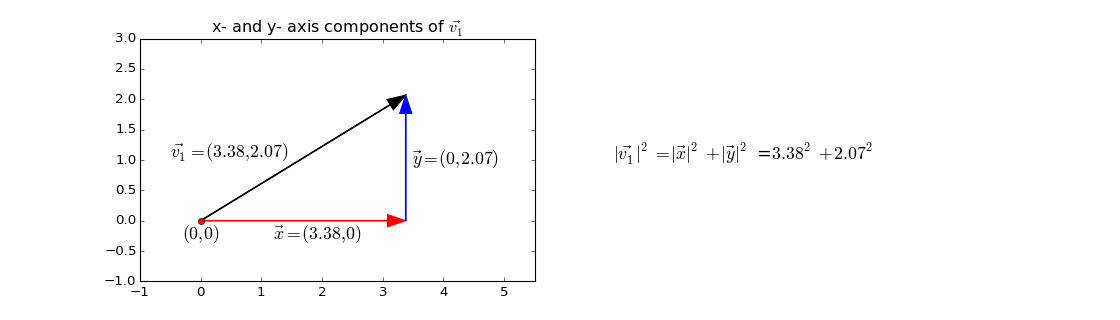

The script that drew this image:
# Show first vector as sum of x and y axis vectors
x, y = v1
# Make subplots for vectors and text
fig, (vec_ax, txt_ax) = plt.subplots(1, 2, figsize=(14, 4))
# Plot 0, 0
vec_ax.plot(0, 0, 'ro')
# Show vectors as arrows
vec_ax.arrow(0, 0, x, 0, color='r', length_includes_head=True, width=0.01)
vec_ax.arrow(0, 0, x, y, color='k', length_includes_head=True, width=0.01)
vec_ax.arrow(x, 0, 0, y, color='b', length_includes_head=True, width=0.01)
# Label origin
vec_ax.annotate('$(0, 0)$', (-0.3, -0.3), fontsize=16)
# Label vectors
vec_ax.annotate(r'$\vec{{v_1}} = ({x:.2f}, {y:.2f})$'.format(x=x, y=y),
                (x / 2 - 2.2, y / 2), fontsize=16)
vec_ax.annotate(r'$\vec{{x}} = ({x:.2f}, 0)$'.format(x=x),
                (x / 2 - 0.5, -0.3), fontsize=16)
vec_ax.annotate(r'$\vec{{y}} = (0, {y:.2f})$'.format(y=y),
                (x + 0.1, y / 2 - 0.1), fontsize=16)
# Make sure axes are correct lengths
vec_ax.axis((-1, 5.5, -1, 3))
vec_ax.set_aspect('equal', adjustable='box')
vec_ax.set_title(r'x- and y- axis components of $\vec{v_1}$')
# Text about lengths
txt_ax.axis('off')
txt_ax.annotate(r'$\|\vec{v_1}\|^2 = \|\vec{x}\|^2 + \|\vec{y}\|^2$ =' +
                '${x:.2f}^2 + {y:.2f}^2$'.format(x=x, y=y),
                (0, 0.5), fontsize=16)
# ...
